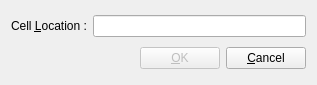
<?xml version="1.0" encoding="UTF-8"?>
<ui version="4.0">
 <class>goToCellDialog</class>
 <widget class="QDialog" name="goToCellDialog">
  <property name="geometry">
   <rect>
    <x>0</x>
    <y>0</y>
    <width>317</width>
    <height>85</height>
   </rect>
  </property>
  <property name="windowTitle">
   <string>Go To Cell</string>
  </property>
  <layout class="QVBoxLayout" name="verticalLayout">
   <item>
    <layout class="QHBoxLayout" name="horizontalLayout">
     <item>
      <widget class="QLabel" name="label">
       <property name="text">
        <string>Cell &amp;Location :</string>
       </property>
       <property name="buddy">
        <cstring>lineEdit</cstring>
       </property>
      </widget>
     </item>
     <item>
      <widget class="QLineEdit" name="lineEdit"/>
     </item>
    </layout>
   </item>
   <item>
    <layout class="QHBoxLayout" name="horizontalLayout_2">
     <item>
      <spacer name="horizontalSpacer">
       <property name="orientation">
        <enum>Qt::Horizontal</enum>
       </property>
       <property name="sizeHint" stdset="0">
        <size>
         <width>40</width>
         <height>20</height>
        </size>
       </property>
      </spacer>
     </item>
     <item>
      <widget class="QPushButton" name="okBtn">
       <property name="enabled">
        <bool>false</bool>
       </property>
       <property name="text">
        <string>&amp;OK</string>
       </property>
       <property name="default">
        <bool>true</bool>
       </property>
      </widget>
     </item>
     <item>
      <widget class="QPushButton" name="cancelBtn">
       <property name="text">
        <string>&amp;Cancel</string>
       </property>
      </widget>
     </item>
    </layout>
   </item>
  </layout>
 </widget>
 <resources/>
 <connections/>
</ui>
